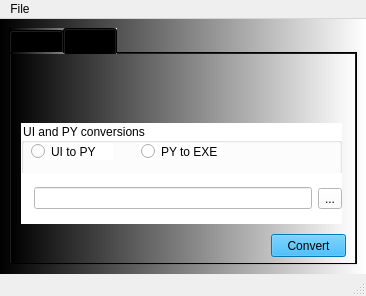
<?xml version="1.0" encoding="UTF-8"?>
<ui version="4.0">
 <class>MainWindow</class>
 <widget class="QMainWindow" name="MainWindow">
  <property name="geometry">
   <rect>
    <x>0</x>
    <y>0</y>
    <width>366</width>
    <height>296</height>
   </rect>
  </property>
  <property name="windowTitle">
   <string>MainWindow</string>
  </property>
  <widget class="QWidget" name="centralwidget">
   <property name="styleSheet">
    <string notr="true">background-color: qlineargradient(spread:pad, x1:0, y1:0, x2:1, y2:0, stop:0 rgba(0, 0, 0, 255), stop:1 rgba(255, 255, 255, 255));</string>
   </property>
   <layout class="QVBoxLayout" name="verticalLayout">
    <item>
     <widget class="QTabWidget" name="tabWidget">
      <property name="currentIndex">
       <number>1</number>
      </property>
      <widget class="QWidget" name="tab">
       <property name="styleSheet">
        <string notr="true">QWidget{
background-color: rgb(0, 0, 255);
}

QPushButton{
background-color: rgb(255, 255, 255);
}

QPushButton#pushButton_set_label{
background-color: rgb(255, 0, 255);
}
</string>
       </property>
       <attribute name="title">
        <string>Tab 1</string>
       </attribute>
       <widget class="QWidget" name="verticalLayoutWidget">
        <property name="geometry">
         <rect>
          <x>0</x>
          <y>0</y>
          <width>341</width>
          <height>201</height>
         </rect>
        </property>
        <layout class="QVBoxLayout" name="verticalLayout_2">
         <item>
          <widget class="QLabel" name="label">
           <property name="font">
            <font>
             <pointsize>18</pointsize>
            </font>
           </property>
           <property name="text">
            <string>TextLabel</string>
           </property>
           <property name="alignment">
            <set>Qt::AlignCenter</set>
           </property>
          </widget>
         </item>
         <item>
          <layout class="QHBoxLayout" name="horizontalLayout">
           <item>
            <widget class="QPushButton" name="pushButton_clear">
             <property name="text">
              <string>Clear label</string>
             </property>
            </widget>
           </item>
           <item>
            <widget class="QPushButton" name="pushButton_set_label">
             <property name="text">
              <string>Set label</string>
             </property>
            </widget>
           </item>
          </layout>
         </item>
        </layout>
       </widget>
      </widget>
      <widget class="QWidget" name="tab_2">
       <property name="autoFillBackground">
        <bool>false</bool>
       </property>
       <attribute name="title">
        <string>Tab 2</string>
       </attribute>
       <widget class="QPushButton" name="pushButton_convert">
        <property name="geometry">
         <rect>
          <x>260</x>
          <y>180</y>
          <width>75</width>
          <height>23</height>
         </rect>
        </property>
        <property name="styleSheet">
         <string notr="true">background-color: rgb(0, 170, 255);</string>
        </property>
        <property name="text">
         <string>Convert</string>
        </property>
       </widget>
       <widget class="QGroupBox" name="groupBox">
        <property name="geometry">
         <rect>
          <x>10</x>
          <y>69</y>
          <width>321</width>
          <height>101</height>
         </rect>
        </property>
        <property name="styleSheet">
         <string notr="true">background-color: rgb(255, 255, 255);</string>
        </property>
        <property name="title">
         <string>UI and PY conversions</string>
        </property>
        <widget class="QWidget" name="horizontalLayoutWidget">
         <property name="geometry">
          <rect>
           <x>0</x>
           <y>50</y>
           <width>321</width>
           <height>51</height>
          </rect>
         </property>
         <layout class="QHBoxLayout" name="horizontalLayout_2">
          <item>
           <widget class="QLabel" name="label_convert">
            <property name="text">
             <string>&lt;click radio button&gt;</string>
            </property>
           </widget>
          </item>
          <item>
           <widget class="QLineEdit" name="lineEdit"/>
          </item>
          <item>
           <widget class="QToolButton" name="toolButton">
            <property name="text">
             <string>...</string>
            </property>
           </widget>
          </item>
         </layout>
        </widget>
        <widget class="QRadioButton" name="radioButton_ui">
         <property name="geometry">
          <rect>
           <x>10</x>
           <y>20</y>
           <width>82</width>
           <height>17</height>
          </rect>
         </property>
         <property name="text">
          <string>UI to PY</string>
         </property>
        </widget>
        <widget class="QRadioButton" name="radioButton_exe">
         <property name="geometry">
          <rect>
           <x>120</x>
           <y>20</y>
           <width>82</width>
           <height>17</height>
          </rect>
         </property>
         <property name="text">
          <string>PY to EXE</string>
         </property>
        </widget>
       </widget>
      </widget>
     </widget>
    </item>
   </layout>
  </widget>
  <widget class="QMenuBar" name="menubar">
   <property name="geometry">
    <rect>
     <x>0</x>
     <y>0</y>
     <width>366</width>
     <height>26</height>
    </rect>
   </property>
   <widget class="QMenu" name="menuFile">
    <property name="title">
     <string>File</string>
    </property>
    <addaction name="actionNew"/>
    <addaction name="separator"/>
    <addaction name="actionExit"/>
   </widget>
   <addaction name="menuFile"/>
  </widget>
  <widget class="QStatusBar" name="statusbar">
   <property name="statusTip">
    <string>Text displayed</string>
   </property>
  </widget>
  <action name="actionNew">
   <property name="icon">
    <iconset>
     <normaloff>../icons/new_icon.png</normaloff>../icons/new_icon.png</iconset>
   </property>
   <property name="text">
    <string>New</string>
   </property>
   <property name="statusTip">
    <string>New File</string>
   </property>
  </action>
  <action name="actionExit">
   <property name="icon">
    <iconset>
     <normaloff>../icons/exit_icon.png</normaloff>../icons/exit_icon.png</iconset>
   </property>
   <property name="text">
    <string>Exit</string>
   </property>
  </action>
 </widget>
 <resources/>
 <connections/>
 <slots>
  <slot>slot1()</slot>
 </slots>
</ui>
